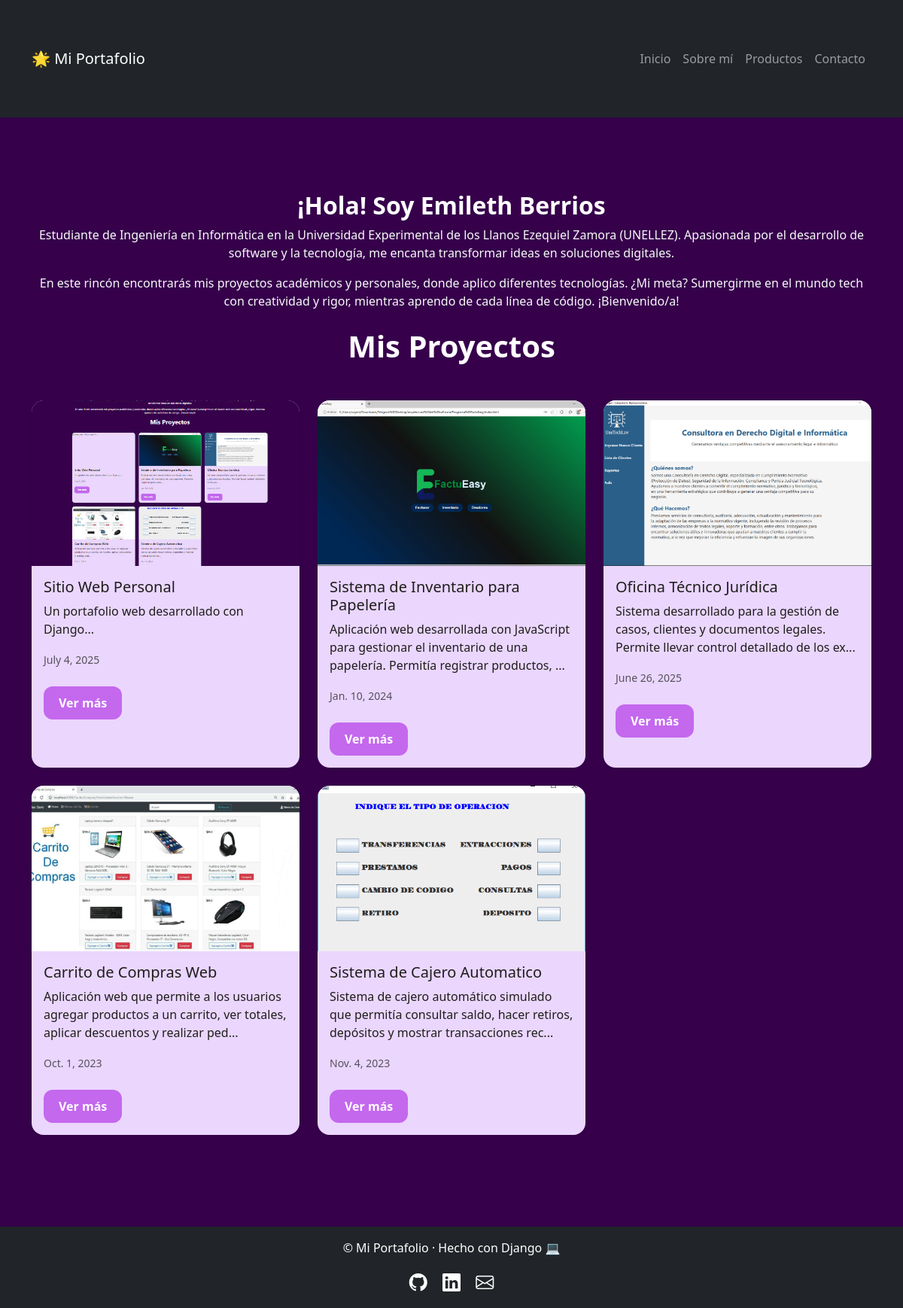
The page / on the database its author committed.
### portafolio/models.py (models this page shows, shortened)
class Proyecto(models.Model):
    titulo = models.CharField(max_length=100)
    descripcion = models.TextField()
    fecha = models.DateField()
    imagen = models.ImageField(upload_to='imagenes/', blank=True, null=True)
    url = models.URLField(blank=True)

### portafolio/views.py (the view)
# urls.py: path('', home, name='home'),
def home(request):
    proyectos = Proyecto.objects.all()
    return render(request, 'portafolio/home.html', {'proyectos': proyectos})

### portafolio/templates/portafolio/home.html (shortened to what this page needs)
{% extends 'portafolio/base.html' %}
{% block content %}
<div class="container">
  <div class="text-center text-light mb-4">
    <h2>¡Hola! Soy Emileth Berrios</h2>
    <p>Estudiante de Ingeniería en Informática en la Universidad Experimental de los Llanos Ezequiel Zamora (UNELLEZ). Apasionada por el desarrollo de software y la tecnología, me encanta transformar ideas en soluciones digitales.</p>
    <p>En este rincón encontrarás mis proyectos académicos y personales, donde aplico diferentes tecnologías. ¿Mi meta? Sumergirme en el mundo tech con creatividad y rigor, mientras aprendo de cada línea de código. ¡Bienvenido/a!</p>
  </div>
  <h1 class="text-center mb-5">Mis Proyectos</h1>
  <div class="row">
    {% for proyecto in proyectos %}
    <div class="col-md-4 mb-4">
      <div class="card h-100 shadow-sm rounded-4 border-0 hover-shadow transition-shadow">
        <img src="{{ proyecto.imagen.url }}"
             alt="Imagen del proyecto"
             class="card-img-top rounded-top-4"
             style="height: 220px; object-fit: cover;">
        <div class="card-body">
          <h5 class="card-title">{{ proyecto.titulo }}</h5>
          <p class="card-text">{{ proyecto.descripcion|slice:":120" }}...</p>
          <p class="card-text"><small class="text-muted">{{ proyecto.fecha }}</small></p>
          <a href="{% url 'detalle_proyecto' proyecto.id %}" class="btn btn-custom mt-2">Ver más</a>
        </div>
      </div>
    </div>
    {% empty %}
    <p class="text-muted">No hay proyectos registrados aún.</p>
    {% endfor %}
  </div>
</div>
{% endblock %}

### portafolio/static/portafolio/style.css (style rules this page uses)
body { font-family: 'Segoe UI', sans-serif; background-color: #f8f9fa; }
h1, h2, h3 { font-weight: bold; color: #ffffff; }
.card { border-radius: 15px; transition: transform 0.2s ease; }
.transition-shadow { transition: box-shadow 0.3s ease-in-out; }
.btn-custom { background-color: #c468ee; color: white; border: none; padding: 10px 20px; border-radius: 12px; font-weight: bold; transition: background-color 0.3s ease, transform 0.2s ease; }
body { background-color: #36004b; color: #FFFFFF; }
.card { background-color: #EBD6FD !important; color: #1E1E1E; border: none; border-radius: 12px; }
.card { animation: fadeUp 0.8s ease-in-out; }
.container { padding-top: 50px; padding-bottom: 50px; }

### rows shown on the page
Proyecto: imagen (picture), titulo "Sitio Web Personal", descripcion "Un portafolio web desarrollado con Django", fecha "July 4, 2025"
Proyecto: imagen (picture), titulo "Sistema de Inventario para Papelería", descripcion "Aplicación web desarrollada con JavaScript para gestionar el inventario de una papelería. Permitía registrar productos,", fecha "Jan. 10, 2024"
Proyecto: imagen (picture), titulo "Oficina Técnico Jurídica", descripcion "Sistema desarrollado para la gestión de casos, clientes y documentos legales. Permite llevar control detallado de los ex", fecha "June 26, 2025"
Proyecto: imagen (picture), titulo "Carrito de Compras Web", descripcion "Aplicación web que permite a los usuarios agregar productos a un carrito, ver totales, aplicar descuentos y realizar ped", fecha "Oct. 1, 2023"
Proyecto: imagen (picture), titulo "Sistema de Cajero Automatico", descripcion "Sistema de cajero automático simulado que permitía consultar saldo, hacer retiros, depósitos y mostrar transacciones rec", fecha "Nov. 4, 2023"
